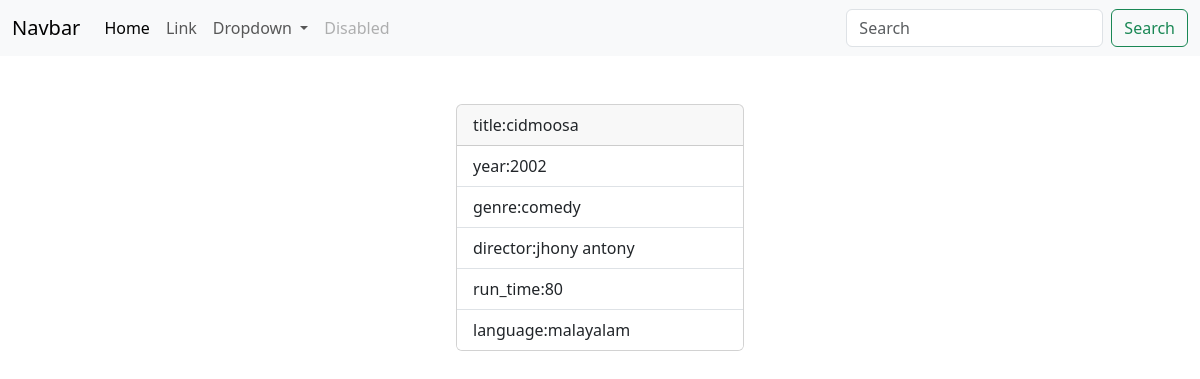
The app's page /movies/4/ with its own data.
### myapp/models.py (models this page shows, shortened)
class Movie(models.Model):
    title=models.CharField(max_length=200)
    year=models.CharField(max_length=200)
    director=models.CharField(max_length=200)
    run_time=models.PositiveIntegerField()
    language=models.CharField(max_length=200)
    genre=models.CharField(max_length=200)

### myapp/views.py (the view)
# urls.py: path('movies/<int:pk>/',views.MovieDetailView.as_view(),name="movie-detail"),
class MovieDetailView(View):
    def get(self,request,*args,**kwargs):
        id=kwargs.get("pk")
        qs=Movie.objects.get(id=id)
        return render(request,"movie_detail.html",{"data":qs})

### myapp/templates/movie_detail.html
{%extends 'base.html'%}
{%block main_block%}
<div class="container mt-5 d-flex justify-content-center">
  <div class="card" style="width: 18rem;">
      <div class="card-header">
        title:{{data.title}}
      </div>
      <ul class="list-group list-group-flush">
        <li class="list-group-item">year:{{data.year}}</li>
        <li class="list-group-item">genre:{{data.genre}}</li>
        <li class="list-group-item">director:{{data.director}}</li>
        <li class="list-group-item">run_time:{{data.run_time}}</li>
        <li class="list-group-item">language:{{data.language}}</li>
      </ul>
    </div>
</div>
{%endblock%}

### records on screen
Movie: title "cidmoosa", year "2002", genre "comedy", director "jhony antony", run_time "80", language "malayalam"
